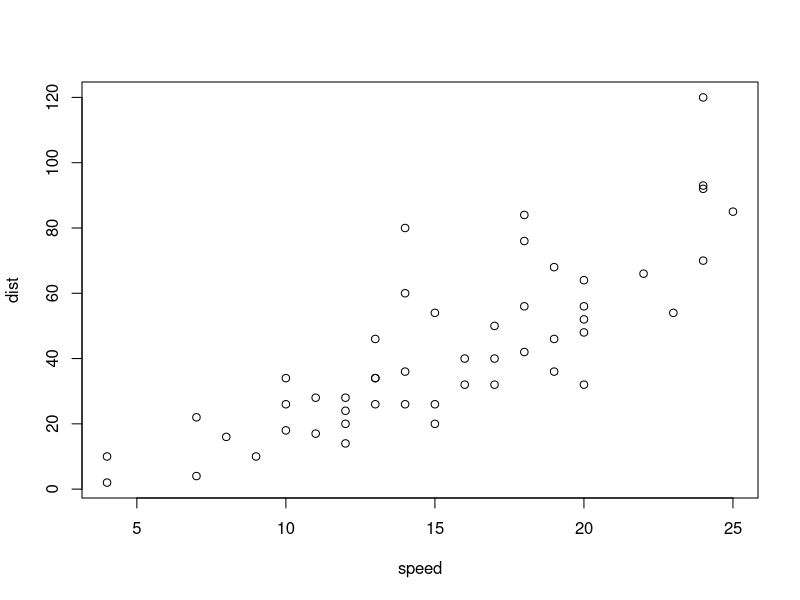
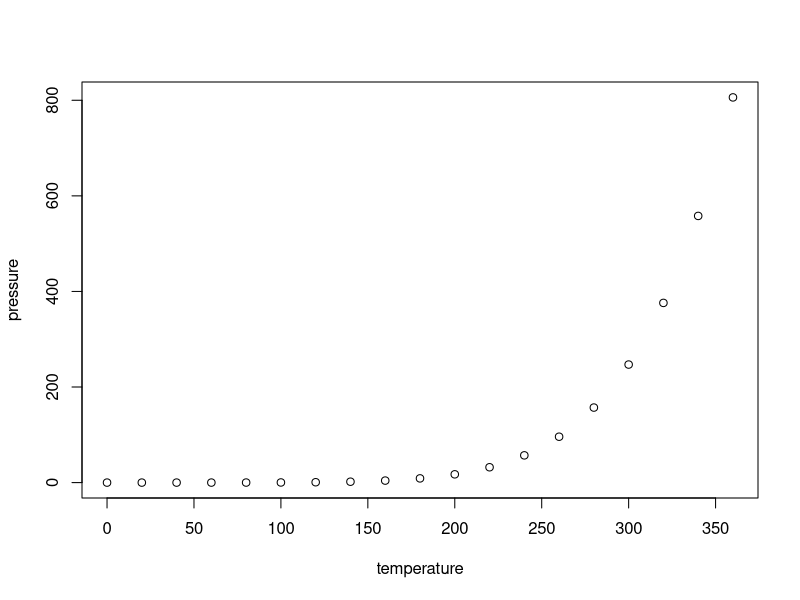
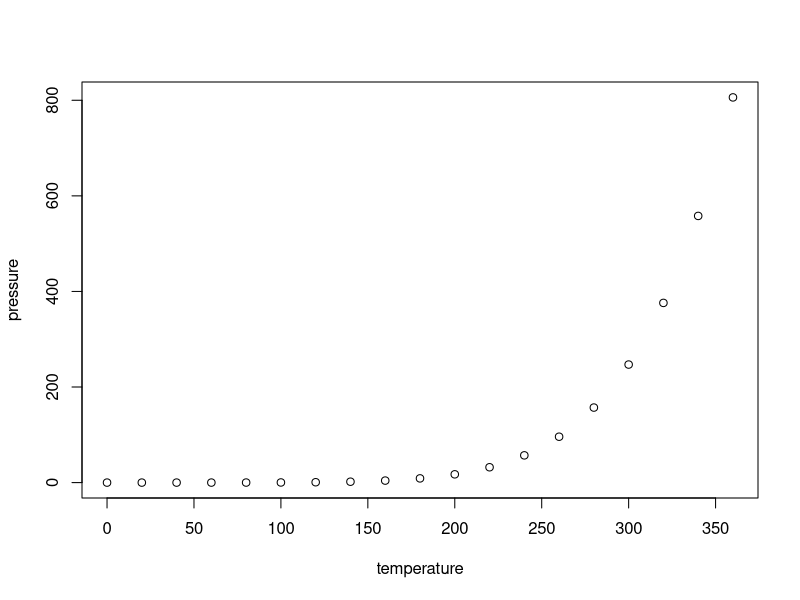
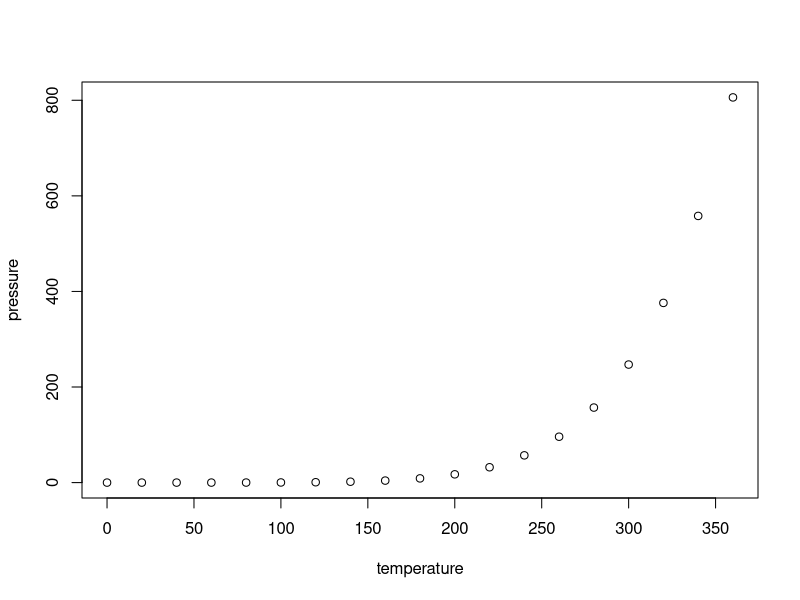
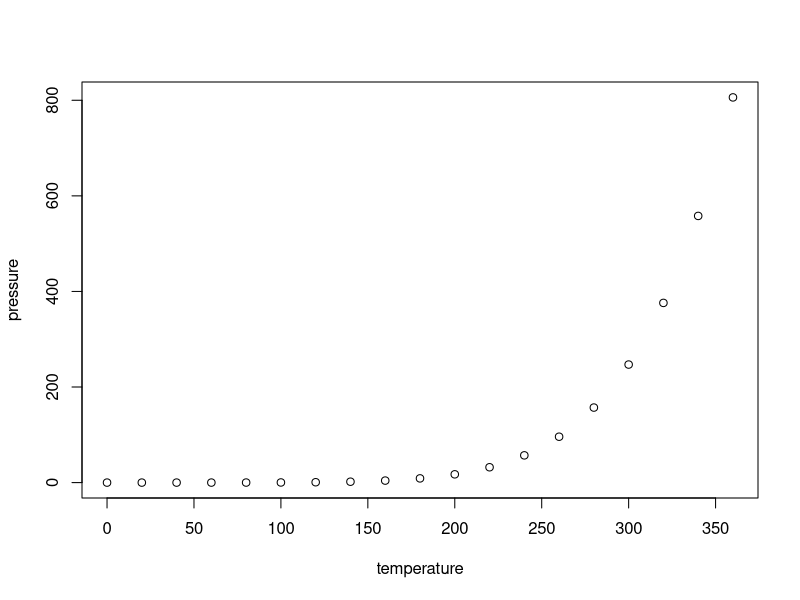
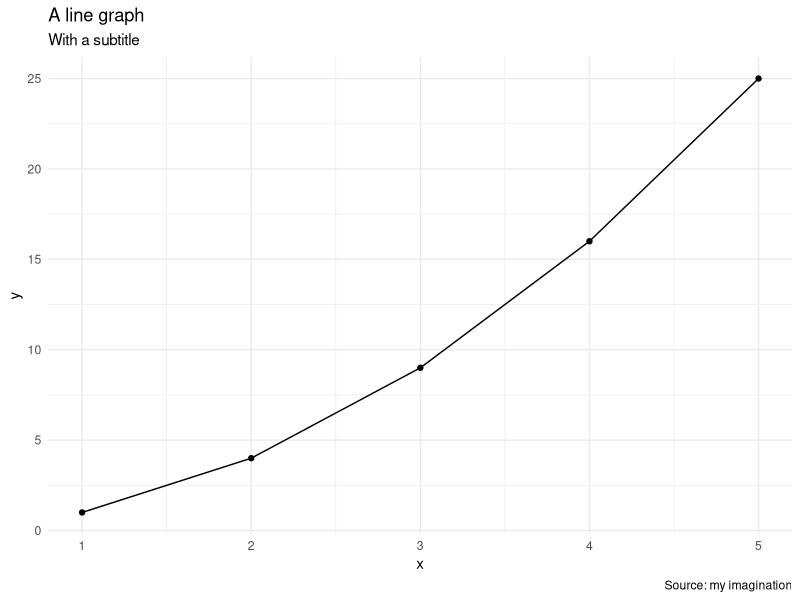

The R script that drew these images, in order:
## ---- chunk 1
1 + 1
## ---- chunk 2
plot(cars)
## ---- chunk 3
library("knitr")
kable(head(iris))
## ---- chunk 4
summary(cars)

## ---- chunk 5
plot(pressure)


## ---- chunk 6
summary(cars)
plot(pressure)

## ---- chunk 7
plot(pressure)

## ---- chunk 8
summary(cars)


## ---- chunk 9
plot(pressure)


## ---- chunk 10
summary(cars)

## ---- chunk 11
library(tidyverse)

# Create a data frame

df <- data.frame(
  x = c(1, 2, 3, 4, 5),
  y = c(1, 4, 9, 16, 25)
)
## ---- chunk 12
ggplot(df, aes(x, y)) +
  geom_point() +
  geom_line() +
  labs(
    title = "A line graph",
    subtitle = "With a subtitle",
    caption = "Source: my imagination"
  ) +
  theme_minimal()
